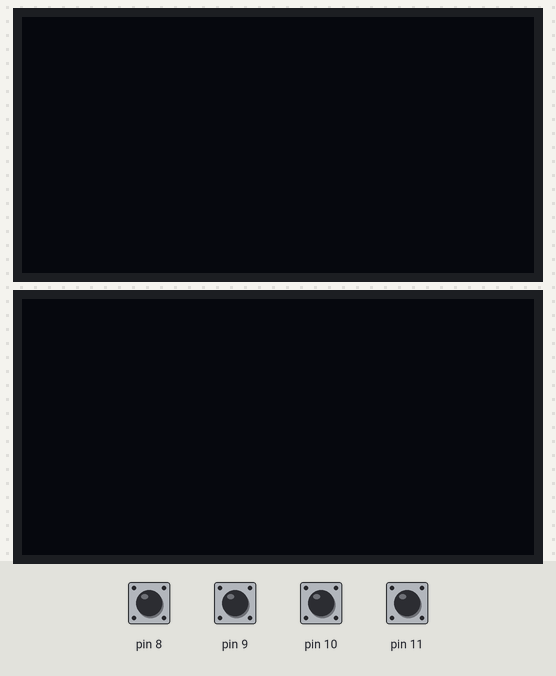
Bench run of a sketch on a simulated Arduino Uno, built with avr-gcc and run on an emulated ATmega328P. Parts: 2 × 128×64 one-colour display. Wiring (inferred from the names in the program): SSD1306 OLED at I2C address 0x3C. The test bench sets the inputs (shaded band); at power-on: pin 8–11 HIGH. What the sketch prints to the serial monitor is not drawn.

Above: at 1.2 s.
1.3 s: pin 8 pulled LOW for 0.15 s
2.9 s: pin 9 pulled LOW for 0.15 s
At 3.4 s:
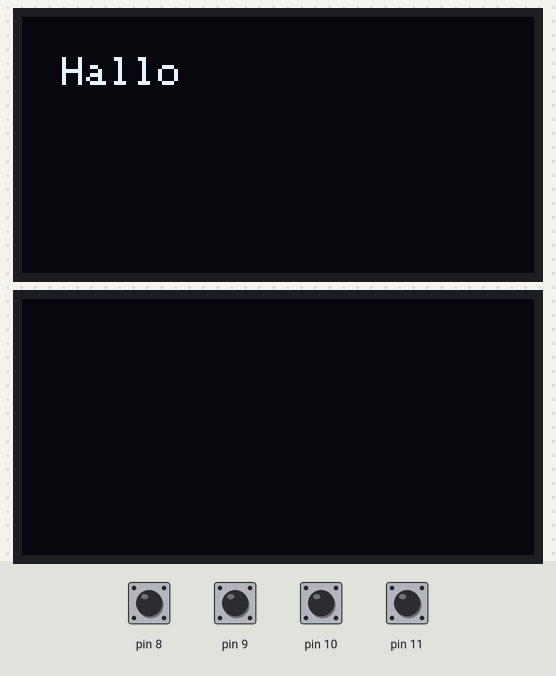
4.5 s: pin 10 pulled LOW for 0.15 s
At 5.7 s:
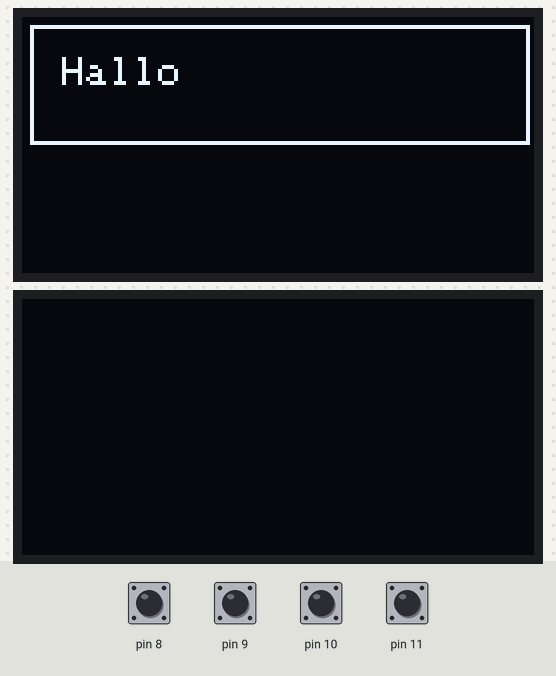
6.1 s: pin 11 pulled LOW for 0.15 s
At 7.1 s:
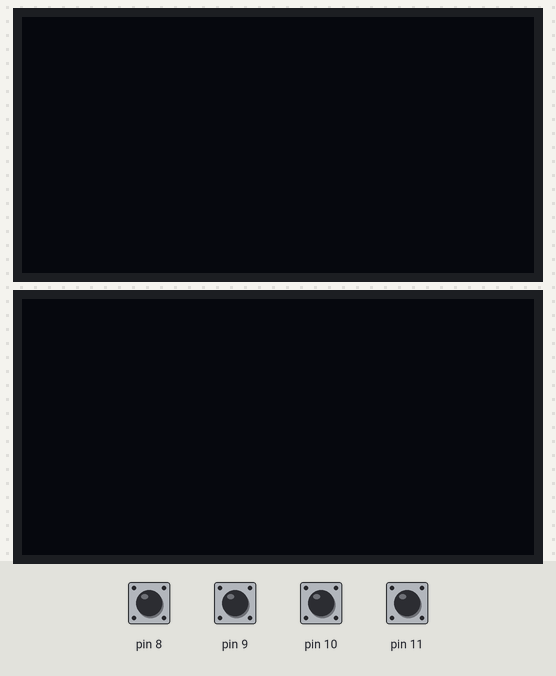
7.7 s: pin 10 pulled LOW for 1 s
At 8.3 s:
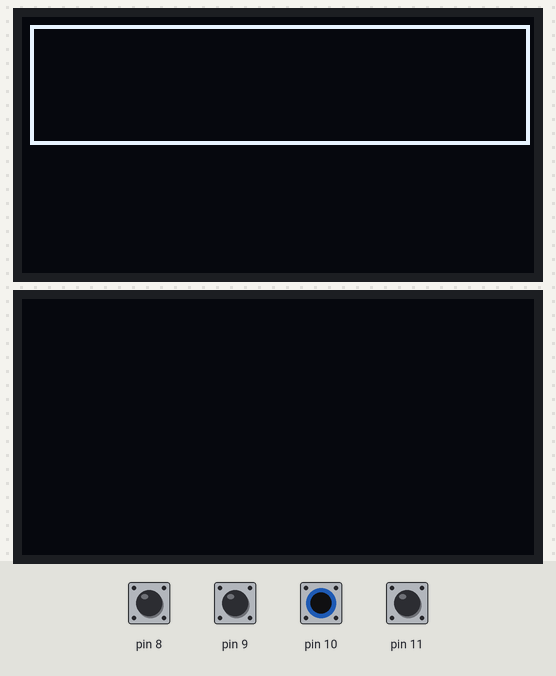
10.2 s: pin 9 pulled LOW for 1 s
At 11.4 s:
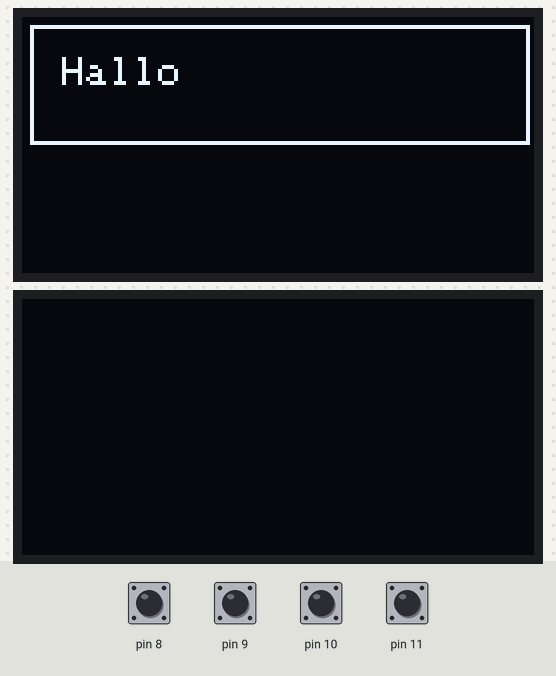
Timing chart, 0 to 13.2 s (numbered marks = the images above; inputs shaded):
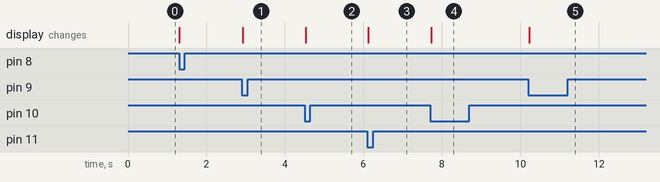

The sketch:

Display_Adafruit.ino
```cpp
/*
 Name:		Display_Adafruit.ino
 Created:	6/15/2021 9:39:04 PM
 Author:	gebruiker
*/


#include <SPI.h>
#include <Wire.h>
#include <Adafruit_GFX.h>
#include <Adafruit_SSD1306.h>

byte switchstatus;
unsigned long slowtime;

#define SCREEN_WIDTH 128 // OLED display width, in pixels
#define SCREEN_HEIGHT 64 // OLED display height, in pixels

// Declaration for an SSD1306 display connected to I2C (SDA, SCL pins)
// The pins for I2C are defined by the Wire-library.
// On an arduino UNO:       A4(SDA), A5(SCL)
// On an arduino MEGA 2560: 20(SDA), 21(SCL)
// On an arduino LEONARDO:   2(SDA),  3(SCL), ...
#define OLED_RESET     4 // Reset pin # (or -1 if sharing Arduino reset pin)
#define SCREEN_ADDRESS 0x3C ///< See datasheet for Address; 0x3D for 128x64, 0x3C for 128x32

Adafruit_SSD1306 display(SCREEN_WIDTH, SCREEN_HEIGHT, &Wire, OLED_RESET);


// the setup function runs once when you press reset or power the board
void setup() {
	Serial.begin(9600);

	//pin 8~11 4 xschakelaar input
	DDRB &= ~(15 << 0);
	PORTB |= (15 << 0); //pull-up to pins 8~11

	// SSD1306_SWITCHCAPVCC = generate display voltage from 3.3V internally
	if (!display.begin(SSD1306_SWITCHCAPVCC, SCREEN_ADDRESS)) {
		Serial.println(F("SSD1306 allocation failed"));
		for (;;); // Don't proceed, loop forever
	}

	display.clearDisplay();
	// display.drawPixel(x, y, color)

}

// the loop function runs over and over again until power down or reset
void loop() {

	if (micros() - slowtime > 1000) {
		slowtime = micros();
		SW_exe();

	}

}
void SW_exe() {
	byte ss; byte changed;
	ss = PINB;
	ss = ss << 4;
	ss = ss >> 4; //clear bits 4,5,6,7
	changed = switchstatus ^ ss;
	if (changed > 0) {
		for (byte i = 0; i < 4; i++) {
			if (changed & (1 << i)) {
				if (ss & (1 << i)) {
					SW_off(i);

				}
				else {
					SW_on(i);
				}
			}
		}
	}
	switchstatus = ss;
}
void SW_on(byte sw) {
	Serial.print(F("Switch-on: ")); Serial.println(sw);

	switch (sw) {
	case 0:

		//Display_Off_Cmd				  0xAE
		//Display_On_Cmd				0xAF
		I2C_send(0xAE);
		break;
	case 1:
		I2C_send(0xAF);


		display.setTextColor(WHITE);
		display.setTextSize(1);
		display.setCursor(10, 10);
		display.print("Hallo");
		display.display();

		break;
	case 2:
		//display.clearDisplay();
		display.drawRect(2, 2, 125, 30, WHITE);
		display.display();


		break;
	case 3:
		display.clearDisplay();
		display.display();
		break;
	}
}
void SW_off(byte sw) {

}

void I2C_send(byte command) {
	Wire.beginTransmission(SCREEN_ADDRESS);    // begin I2C communication adress0x3C
	Wire.write(0x80);           // Set OLED Command mode 0x80
	Wire.write(command);
	Wire.endTransmission();                       // End I2C communication
}
```

Measured:
- after the input at 2.9 s, the display: changes at once (image 1)
- after the input at 4.5 s, the display: changes at once (image 2)
- after the input at 6.1 s, the display: changes at once (image 3)
- after the input at 7.7 s, the display: changes at once (image 4)
- after the input at 10.2 s, the display: changes at once (image 5)
